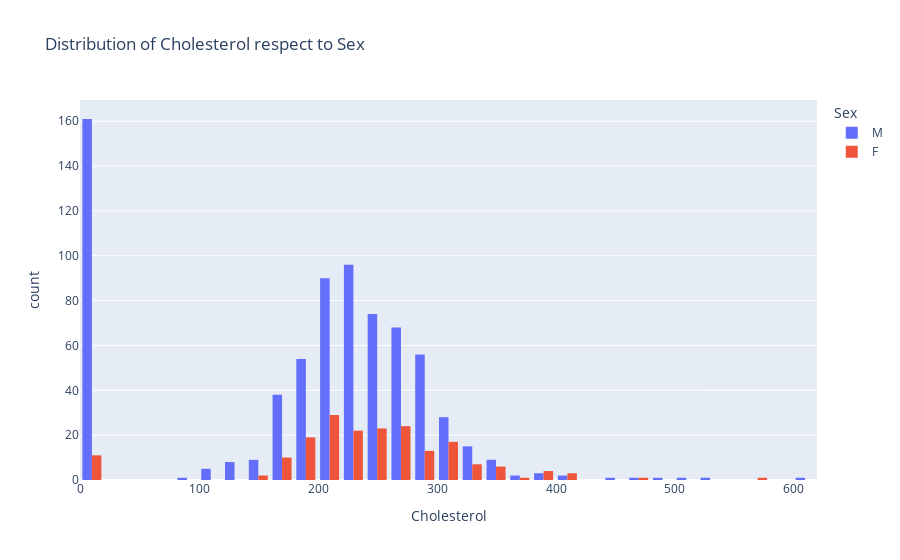

The notebook cell saved with this chart:
### Code cell
fig=px.histogram(df, 
                 x="Cholesterol",
                 color="Sex",
                 hover_data=df.columns,
                 title="Distribution of Cholesterol respect to Sex",
                 barmode="group")
fig.show()

### Figure 1 — Plotly figure (JSON) as saved in the notebook; plotly's stock layout.template omitted (floating-point values rounded to 4 significant figures; data arrays with more than 128 entries replaced by an {"elided": "..."} marker saying what was removed)
{"data": [{"alignmentgroup": "True", "bingroup": "x", "hovertemplate": "Sex=M<br>Cholesterol=%{x}<br>count=%{y}<extra></extra>", "legendgroup": "M", "marker": {"color": "#636efa", "pattern": {"shape": ""}}, "name": "M", "offsetgroup": "M", "orientation": "v", "showlegend": true, "type": "histogram", "x": {"elided": "725 int values"}, "xaxis": "x", "yaxis": "y"}, {"alignmentgroup": "True", "bingroup": "x", "hovertemplate": "Sex=F<br>Cholesterol=%{x}<br>count=%{y}<extra></extra>", "legendgroup": "F", "marker": {"color": "#EF553B", "pattern": {"shape": ""}}, "name": "F", "offsetgroup": "F", "orientation": "v", "showlegend": true, "type": "histogram", "x": {"elided": "193 int values"}, "xaxis": "x", "yaxis": "y"}], "layout": {"barmode": "group", "legend": {"title": {"text": "Sex"}, "tracegroupgap": 0}, "title": {"text": "Distribution of Cholesterol respect to Sex"}, "xaxis": {"anchor": "y", "domain": [0, 1], "title": {"text": "Cholesterol"}}, "yaxis": {"anchor": "x", "domain": [0, 1], "title": {"text": "count"}}}}
